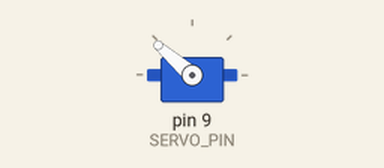
This sketch was run on a simulated Arduino Uno, built with avr-gcc and run on an emulated ATmega328P. On the bench: servo.

Above: at 1.05 s.
At 3.95 s:
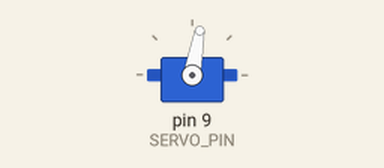
At 5.2 s:
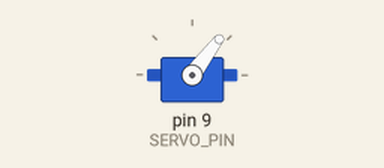
At 6.45 s:
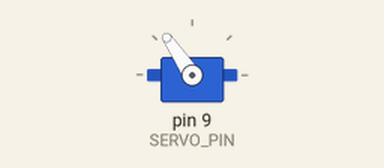
Timing chart, 0 to 8.3 s (numbered marks = the images above):
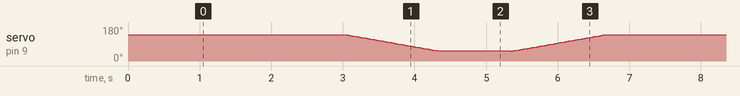

The sketch:

servo.ino
```cpp
#include <Servo.h>

// pin definitions
const int SERVO_PIN = 9;

// create servo object to control a servo
Servo myservo;

// servo's open and close position
const int CLOSE_POS =  53;
const int OPEN_POS  = 139;

int pos = OPEN_POS;    // variable to store the servo position

void setup() {
  myservo.attach(SERVO_PIN);  // attaches the servo on its defined pin to the servo object
  myservo.write(pos);
  delay(1000);
}

void loop() {

  open();
  delay(2000);
  close();
  delay(1000);
}

void open()
{
  for (; pos <= OPEN_POS; pos += 1)
  {
    myservo.write(pos);
    delay(15);
  }
}

void close()
{
  for (; pos >= CLOSE_POS; pos -= 1)
  {
    myservo.write(pos);
    delay(15);
  }
}
```
